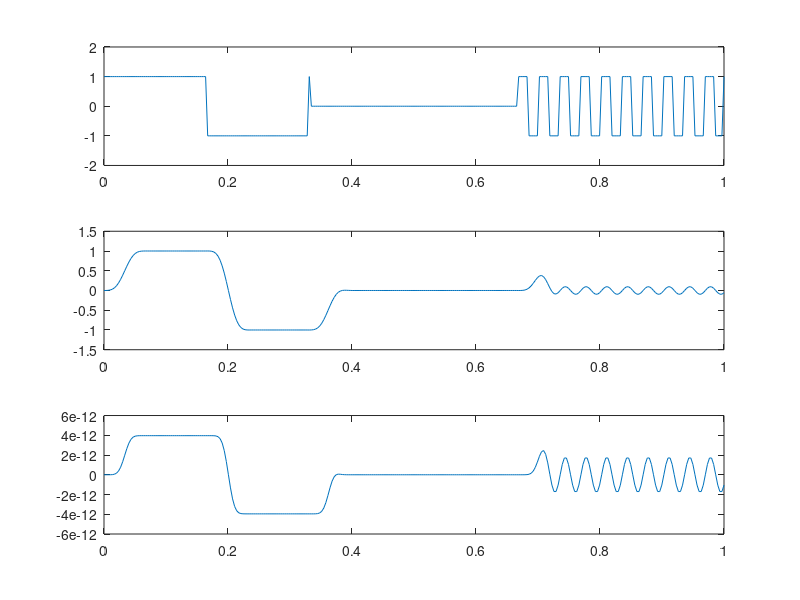

Write the MATLAB code that produced this figure.
%Filtering of the signal
clc
clear all
close all
%Step1: Generate multiple frequency component signal
t1=linspace(0,1,100);
t=linspace(0,1,300);
f1=1;
f2=0;
f3=10;
fc=5;
fs=100;
x1=square(2*pi*f1*t1);
% x2=square(2*pi*f2*t1);
x3=square(2*pi*f3*t1);
x=[x1,zeros(1,length(x1)),x3];
%Step 2 Define the Filter parameters
M=21;
w=2*(fc/fs);
%Step 3 Generate filter coefficient
h1=fir1(M,w,'low');
h2=butter(M,w);
%Step 4 To obtain the output
y1=conv(x,h1);
y2=conv(x,h2);
%Step 5 To plot the input and output signal
subplot(3,1,1),plot(t,x),axis([0 1 -2 2])
subplot(3,1,2),
plot(t,y1(1:length(t))),
subplot(3,1,3),
plot(t,y2(1:length(t)))
